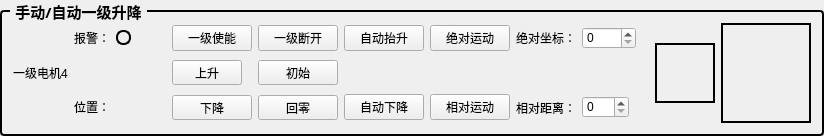
         <widget class="QGroupBox" name="groupBox_25">
          <property name="sizePolicy">
           <sizepolicy hsizetype="Preferred" vsizetype="Maximum">
            <horstretch>0</horstretch>
            <verstretch>0</verstretch>
           </sizepolicy>
          </property>
          <property name="maximumSize">
           <size>
            <width>16777215</width>
            <height>130</height>
           </size>
          </property>
          <property name="font">
           <font>
            <family>Microsoft YaHei</family>
            <pointsize>11</pointsize>
            <bold>true</bold>
           </font>
          </property>
          <property name="styleSheet">
           <string notr="true">QGroupBox {
    border: 2px solid #000000; /* 2px宽的黑色边框，可根据需要调整粗细和颜色 */
    border-radius: 4px; /* 可选：添加边框圆角 */
    margin-top: 10px; /* 为标题留出空间 */
}
QGroupBox::title {
    subcontrol-origin: margin;
    subcontrol-position: top left; /* 标题位置 */
    left: 10px; /* 标题左侧间距 */
    padding: 0 3px 0 3px; /* 标题文字周围留白 */
}</string>
          </property>
          <property name="title">
           <string>手动/自动一级升降</string>
          </property>
          <layout class="QGridLayout" name="gridLayout_7">
           <item row="0" column="0">
            <layout class="QGridLayout" name="gridLayout_49">
             <item row="0" column="11" rowspan="3">
              <widget class="QPushButton" name="btn_MainLiftToAuto">
               <property name="sizePolicy">
                <sizepolicy hsizetype="Maximum" vsizetype="Maximum">
                 <horstretch>0</horstretch>
                 <verstretch>0</verstretch>
                </sizepolicy>
               </property>
               <property name="minimumSize">
                <size>
                 <width>90</width>
                 <height>100</height>
                </size>
               </property>
               <property name="maximumSize">
                <size>
                 <width>90</width>
                 <height>100</height>
                </size>
               </property>
               <property name="styleSheet">
                <string notr="true">background-color: transparent; 
 border-image: url(:/ManualToAuto.svg) 0 stretch;
border: 2px solid black; </string>
               </property>
               <property name="text">
                <string/>
               </property>
              </widget>
             </item>
             <item row="1" column="4">
              <widget class="QPushButton" name="btnInit4">
               <property name="sizePolicy">
                <sizepolicy hsizetype="Preferred" vsizetype="Maximum">
                 <horstretch>0</horstretch>
                 <verstretch>0</verstretch>
                </sizepolicy>
               </property>
               <property name="maximumSize">
                <size>
                 <width>16777215</width>
                 <height>25</height>
                </size>
               </property>
               <property name="text">
                <string>初始</string>
               </property>
              </widget>
             </item>
             <item row="2" column="1">
              <widget class="QLabel" name="label_122">
               <property name="sizePolicy">
                <sizepolicy hsizetype="Maximum" vsizetype="Maximum">
                 <horstretch>0</horstretch>
                 <verstretch>0</verstretch>
                </sizepolicy>
               </property>
               <property name="text">
                <string>位置：</string>
               </property>
              </widget>
             </item>
             <item row="0" column="1">
              <widget class="QLabel" name="label_219">
               <property name="sizePolicy">
                <sizepolicy hsizetype="Maximum" vsizetype="Maximum">
                 <horstretch>0</horstretch>
                 <verstretch>0</verstretch>
                </sizepolicy>
               </property>
               <property name="maximumSize">
                <size>
                 <width>40</width>
                 <height>16777215</height>
                </size>
               </property>
               <property name="text">
                <string>报警：</string>
               </property>
              </widget>
             </item>
             <item row="1" column="3">
              <widget class="QPushButton" name="btnForward4">
               <property name="minimumSize">
                <size>
                 <width>70</width>
                 <height>0</height>
                </size>
               </property>
               <property name="maximumSize">
                <size>
                 <width>20</width>
                 <height>25</height>
                </size>
               </property>
               <property name="text">
                <string>上升</string>
               </property>
              </widget>
             </item>
             <item row="0" column="2">
              <widget class="QLabel" name="lblAxisStatusColor4">
               <property name="sizePolicy">
                <sizepolicy hsizetype="Minimum" vsizetype="Minimum">
                 <horstretch>0</horstretch>
                 <verstretch>0</verstretch>
                </sizepolicy>
               </property>
               <property name="minimumSize">
                <size>
                 <width>15</width>
                 <height>15</height>
                </size>
               </property>
               <property name="maximumSize">
                <size>
                 <width>15</width>
                 <height>15</height>
                </size>
               </property>
               <property name="styleSheet">
                <string notr="true">border-radius: 7px; 
border: 2px solid black; </string>
               </property>
               <property name="text">
                <string/>
               </property>
              </widget>
             </item>
             <item row="0" column="10" rowspan="3">
              <widget class="QPushButton" name="btn_MainLiftRapidStop">
               <property name="sizePolicy">
                <sizepolicy hsizetype="Maximum" vsizetype="Maximum">
                 <horstretch>0</horstretch>
                 <verstretch>0</verstretch>
                </sizepolicy>
               </property>
               <property name="minimumSize">
                <size>
                 <width>60</width>
                 <height>60</height>
                </size>
               </property>
               <property name="maximumSize">
                <size>
                 <width>60</width>
                 <height>60</height>
                </size>
               </property>
               <property name="styleSheet">
                <string notr="true">background-color: transparent; 
 border-image: url(:/RapidStop.svg) 0 stretch;
border: 2px solid black; </string>
               </property>
               <property name="text">
                <string/>
               </property>
              </widget>
             </item>
             <item row="2" column="3">
              <widget class="QPushButton" name="btnBackward4">
               <property name="maximumSize">
                <size>
                 <width>16777215</width>
                 <height>25</height>
                </size>
               </property>
               <property name="text">
                <string>下降</string>
               </property>
              </widget>
             </item>
             <item row="2" column="6">
              <widget class="QPushButton" name="btnDisMove4">
               <property name="minimumSize">
                <size>
                 <width>80</width>
                 <height>0</height>
                </size>
               </property>
               <property name="text">
                <string>相对运动</string>
               </property>
              </widget>
             </item>
             <item row="2" column="7" colspan="3">
              <layout class="QHBoxLayout" name="horizontalLayout_48">
               <item>
                <widget class="QLabel" name="label_114">
                 <property name="font">
                  <font>
                   <family>等线</family>
                   <pointsize>9</pointsize>
                  </font>
                 </property>
                 <property name="text">
                  <string>相对距离：</string>
                 </property>
                </widget>
               </item>
               <item>
                <widget class="QSpinBox" name="spinBox_PosMove4">
                 <property name="maximum">
                  <number>500</number>
                 </property>
                </widget>
               </item>
               <item>
                <layout class="QHBoxLayout" name="horizontalLayout_25">
                 <item>
                  <widget class="QLabel" name="left_laser">
                   <property name="text">
                    <string/>
                   </property>
                  </widget>
                 </item>
                </layout>
               </item>
              </layout>
             </item>
             <item row="0" column="4">
              <widget class="QPushButton" name="btnDisableMainLiftAxis">
               <property name="minimumSize">
                <size>
                 <width>80</width>
                 <height>0</height>
                </size>
               </property>
               <property name="text">
                <string>一级断开</string>
               </property>
              </widget>
             </item>
             <item row="0" column="3">
              <widget class="QPushButton" name="btnEnableMainLiftAxis">
               <property name="minimumSize">
                <size>
                 <width>80</width>
                 <height>0</height>
                </size>
               </property>
               <property name="text">
                <string>一级使能</string>
               </property>
              </widget>
             </item>
             <item row="2" column="2">
              <widget class="QLabel" name="lbl_MainLiftPosi4">
               <property name="sizePolicy">
                <sizepolicy hsizetype="Maximum" vsizetype="Maximum">
                 <horstretch>0</horstretch>
                 <verstretch>0</verstretch>
                </sizepolicy>
               </property>
               <property name="minimumSize">
                <size>
                 <width>50</width>
                 <height>0</height>
                </size>
               </property>
               <property name="maximumSize">
                <size>
                 <width>50</width>
                 <height>16777215</height>
                </size>
               </property>
               <property name="text">
                <string/>
               </property>
              </widget>
             </item>
             <item row="2" column="5">
              <widget class="QPushButton" name="btn_MainLiftBackward">
               <property name="minimumSize">
                <size>
                 <width>80</width>
                 <height>0</height>
                </size>
               </property>
               <property name="text">
                <string>自动下降</string>
               </property>
              </widget>
             </item>
             <item row="0" column="0" rowspan="3">
              <widget class="QLabel" name="label_105">
               <property name="sizePolicy">
                <sizepolicy hsizetype="Maximum" vsizetype="Preferred">
                 <horstretch>0</horstretch>
                 <verstretch>0</verstretch>
                </sizepolicy>
               </property>
               <property name="maximumSize">
                <size>
                 <width>90</width>
                 <height>16777215</height>
                </size>
               </property>
               <property name="text">
                <string>一级电机4</string>
               </property>
              </widget>
             </item>
             <item row="2" column="4">
              <widget class="QPushButton" name="btnZero4">
               <property name="sizePolicy">
                <sizepolicy hsizetype="Preferred" vsizetype="Maximum">
                 <horstretch>0</horstretch>
                 <verstretch>0</verstretch>
                </sizepolicy>
               </property>
               <property name="maximumSize">
                <size>
                 <width>16777215</width>
                 <height>25</height>
                </size>
               </property>
               <property name="text">
                <string>回零</string>
               </property>
              </widget>
             </item>
             <item row="0" column="7" colspan="3">
              <layout class="QHBoxLayout" name="horizontalLayout_49">
               <item>
                <widget class="QLabel" name="label_121">
                 <property name="font">
                  <font>
                   <family>等线</family>
                   <pointsize>9</pointsize>
                  </font>
                 </property>
                 <property name="text">
                  <string>绝对坐标：</string>
                 </property>
                </widget>
               </item>
               <item>
                <widget class="QSpinBox" name="spinBox_PosAbsMove4">
                 <property name="maximum">
                  <number>2250</number>
                 </property>
                 <property name="singleStep">
                  <number>1</number>
                 </property>
                </widget>
               </item>
               <item>
                <layout class="QHBoxLayout" name="horizontalLayout_23">
                 <item>
                  <widget class="QLabel" name="right_laser">
                   <property name="text">
                    <string/>
                   </property>
                  </widget>
                 </item>
                </layout>
               </item>
              </layout>
             </item>
             <item row="0" column="6">
              <widget class="QPushButton" name="btnDisAbsMove4">
               <property name="minimumSize">
                <size>
                 <width>80</width>
                 <height>0</height>
                </size>
               </property>
               <property name="text">
                <string>绝对运动</string>
               </property>
              </widget>
             </item>
             <item row="0" column="5">
              <widget class="QPushButton" name="btn_MainLiftForward">
               <property name="minimumSize">
                <size>
                 <width>80</width>
                 <height>0</height>
                </size>
               </property>
               <property name="text">
                <string>自动抬升</string>
               </property>
              </widget>
             </item>
            </layout>
           </item>
          </layout>
         </widget>
